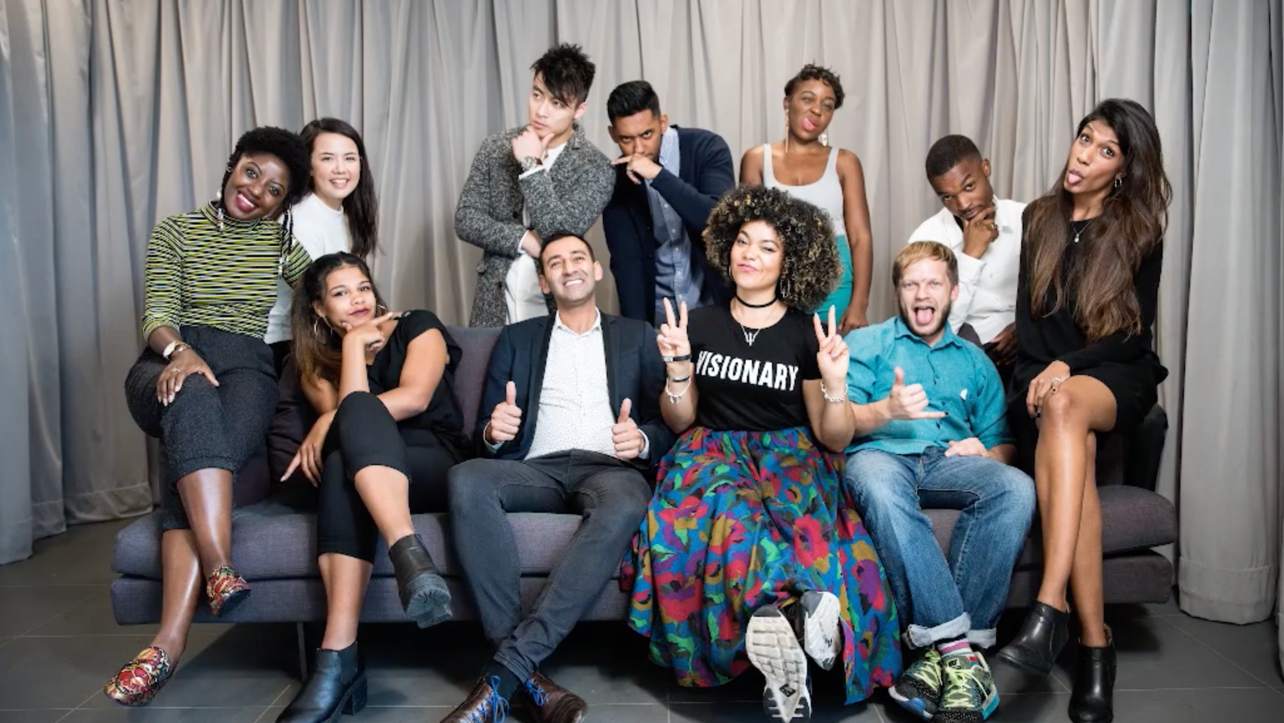
#> input picture scripts/Backend/AI/Roots-1445px (1).jpg, 2568 x 1445 px (shown at 1/2 size)
$ python -i face_name_detetection.py   (imports and definitions only)
#> lines starting #> are read from the running program, lines starting #| are printed output that depends on the picture; after the words box and inside, x2 and y2 are one past the last pixel; in counts of white or black regions, pixels touching at a corner belong together
#> further down, picture is the input picture: shape (1445, 2568, 3); mean B, G, R 106.5, 105.3, 106.9
import cv2 as cv
#from training.training import test


face_detector = cv.CascadeClassifier(cv.data.haarcascades +'haarcascade_frontalface_default.xml') # initialize the cascade object to find the frontal faces
face_recognizer = cv.face.LBPHFaceRecognizer_create() # initialize the face LBHF face recognizer
# [1 line not run here, left out]
font = cv.FONT_HERSHEY_COMPLEX_SMALL
width, height = 220,220

#print(test)

def faceName(frame):
    frame_gray = cv.cvtColor(frame,cv.COLOR_BGR2GRAY) # transform the image from color image to Gray image,
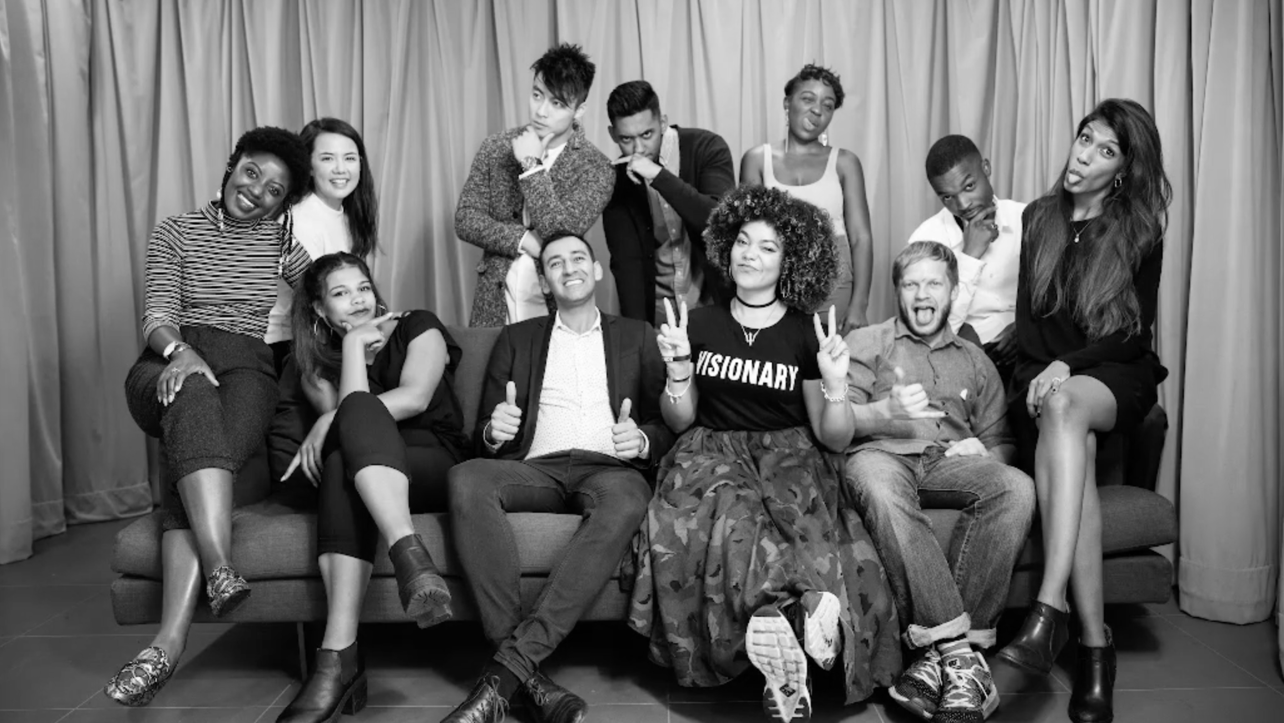
#> frame_gray: shape (1445, 2568) (shown at 1/2 size); min 0, max 255, mean 105.9
                                                      # because the LBHF classifier is working with gray images

    detection = face_detector.detectMultiScale(frame) # take the faces
#> detection = 16 rows, first 6: [1652, 472, 52, 52], [1302, 576, 53, 53], [1453, 1060, 66, 66], [1086, 1195, 70, 70], [622, 272, 112, 112], [1312, 732, 83, 83]

    for (x,y,w,h) in detection:
        image_face = cv.resize(frame_gray[y:y+w, x:x+h], (width, height)) # resize the face image
        cv.rectangle(frame, (x,y), (x+w,y+h), (0,0,225), 2) # draw the rectangle
        id, confidence = face_recognizer.predict(frame_gray) # call the recognizer and get the id of that face and the confidence

        name = ""
        if id == 1:
            name = 'Alex'
        elif id == 2:
            name = 'Godwin'

        cv.putText(frame, name, (x,y+(w+30)), font, 2, (0,0,255)) # Put the name for that person on the bottom of the rectangle
        cv.putText(frame, str(confidence), (x,y+(h+50)), font, 1, (0,0,255)) # put the confidence on the bottom of the name of that person detected
#> this loop made 1 pass
#> pass 1, in faceName, `image_face = cv.resize(frame_gray[y:y+w, x:x+h], (width, height))`:
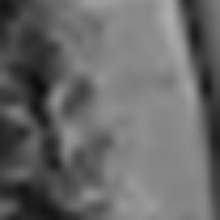
#> image_face: shape (220, 220); min 11, max 174, mean 103.5
#> after the loop: frame: shape (1445, 2568, 3); 0.02% of pixels changed, all inside (x1, y1, x2, y2) = (1651, 471, 1706, 526)

    return frame # return the image

>>> import cv2
>>> picture = cv2.imread('Roots-1445px (1).jpg')
#> (the run stopped early here; a loop or call above may not have finished)
